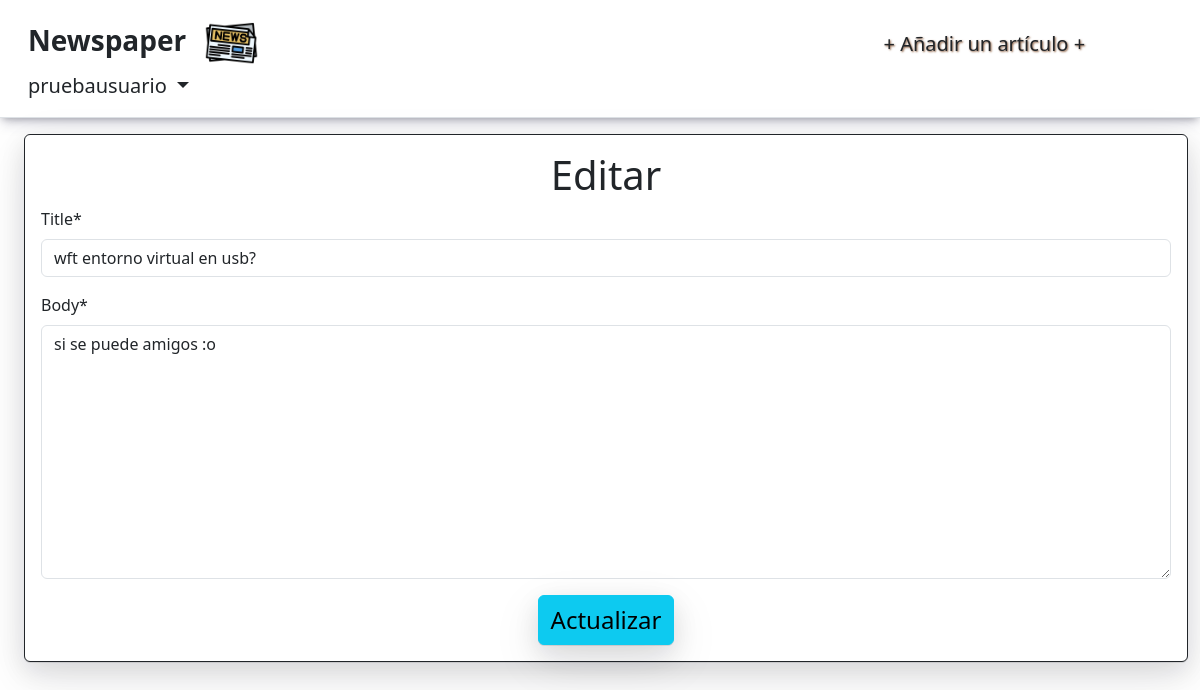
Screenshot of /articles/5/edit/ (signed in) with the database file from the repository.
### accounts/models.py (models this page shows)
class CustomUser(AbstractUser): #Edad del usuario (En blanco para que este la registre)
    age = models.PositiveIntegerField(null=True, blank=True) #Agregando la edad null para el User

### articles/models.py (models this page shows, shortened)
class Article(models.Model):
    title = models.CharField(max_length=255)
    body = models.TextField()
    date = models.DateTimeField(auto_now_add=True)
    author = models.ForeignKey(
        settings.AUTH_USER_MODEL,
        on_delete=models.CASCADE,
    )

### articles/views.py (the view)
# urls.py: path("<int:pk>/edit/", ArticleUpdateView.as_view(), name='article_edit'),
class ArticleUpdateView(LoginRequiredMixin, UserPassesTestMixin, UpdateView): # Creando la vista para actualizar un artículo
    model = Article
    fields = ( #Título y cuerpo
        "title",
        "body",
    )
    template_name = "article_edit.html"
    def test_func(self):
        obj = self.get_object()
        return obj.author == self.request.user

### templates/article_edit.html (shortened to what this page needs)
{% extends "base.html" %}
{% load crispy_forms_tags %}
{% block content %}
    <div class="article-entry card border-dark px-3 py-3" style="width: 100%; max-width: 2000px; box-shadow: rgba(17, 17, 26, 0.1) 0px 1px 0px, rgba(17, 17, 26, 0.1) 0px 8px 24px, rgba(17, 17, 26, 0.1) 0px 16px 48px;">
        <h1 class="text-center">Editar</h1>
        <form action="" method="post">
            {{ form|crispy }}
            <div class="text-center">
                <button class="btn btn-info ml-2 fs-4" type="submit" style="box-shadow: rgba(17, 17, 26, 0.1) 0px 1px 0px, rgba(17, 17, 26, 0.1) 0px 8px 24px, rgba(17, 17, 26, 0.1) 0px 16px 48px;">Actualizar</button>
            </div>
        </form>
    </div>
{% endblock content %}

### templates/base.html (shortened to what this page needs)
<!DOCTYPE html>
{% load static %}
<html>
    <head>
        <link rel="stylesheet" href="{% static '/css/bootstrap.min.css' %}">
    </head>
    <body>
        <header class="p-3 mb-3 border-bottom" style="box-shadow: rgba(50, 50, 93, 0.25) 0px 6px 12px -2px, rgba(0, 0, 0, 0.3) 0px 3px 7px -3px;">
            <div class="container-fluid">
                <div class="d-flex flex-wrap align-items-center justify-content-center justify-content-lg-start">
                    <a class="navbar-brand fw-bold fs-3" href="{% url 'home' %}">Newspaper
                        <img class="img-fluid" src="{% static 'img/7063304.png' %}" style="width: 8%; margin-left: 10px;">
                    </a>
                        <ul class="nav col-12 col-lg-auto me-lg-auto mb-2 justify-content-center mb-md-0" style="margin-left: 160px; text-shadow: 1px 1px 2px rgb(141, 96, 66);">
                        {% if user.is_authenticated %}
                            <li><a href="{% url 'article_new' %}" class="nav-link px-2 link-dark fs-5">+ Añadir un artículo +</a></li>
                            </ul>
                            <div class="dropdown text-end">
                                <a href="#" class="d-block link-dark text-decoration-none dropdown-toggle fs-5" id="dropdownUser1" data-bs-toggle="dropdown" aria-expanded="false">
                                    {{ user.username }}
                                </a>
                            </div>
                        {% endif %}
                </div>
            </div>
        </header>
        <div class="container-fluid ps-4">
            <main>
                {% block content %}{% endblock content %}
            </main>
        </div>
    </body>
</html>

### rows the page displays
CustomUser: username "pruebausuario"
Article: title "wft entorno virtual en usb?", body "si se puede amigos :o"
